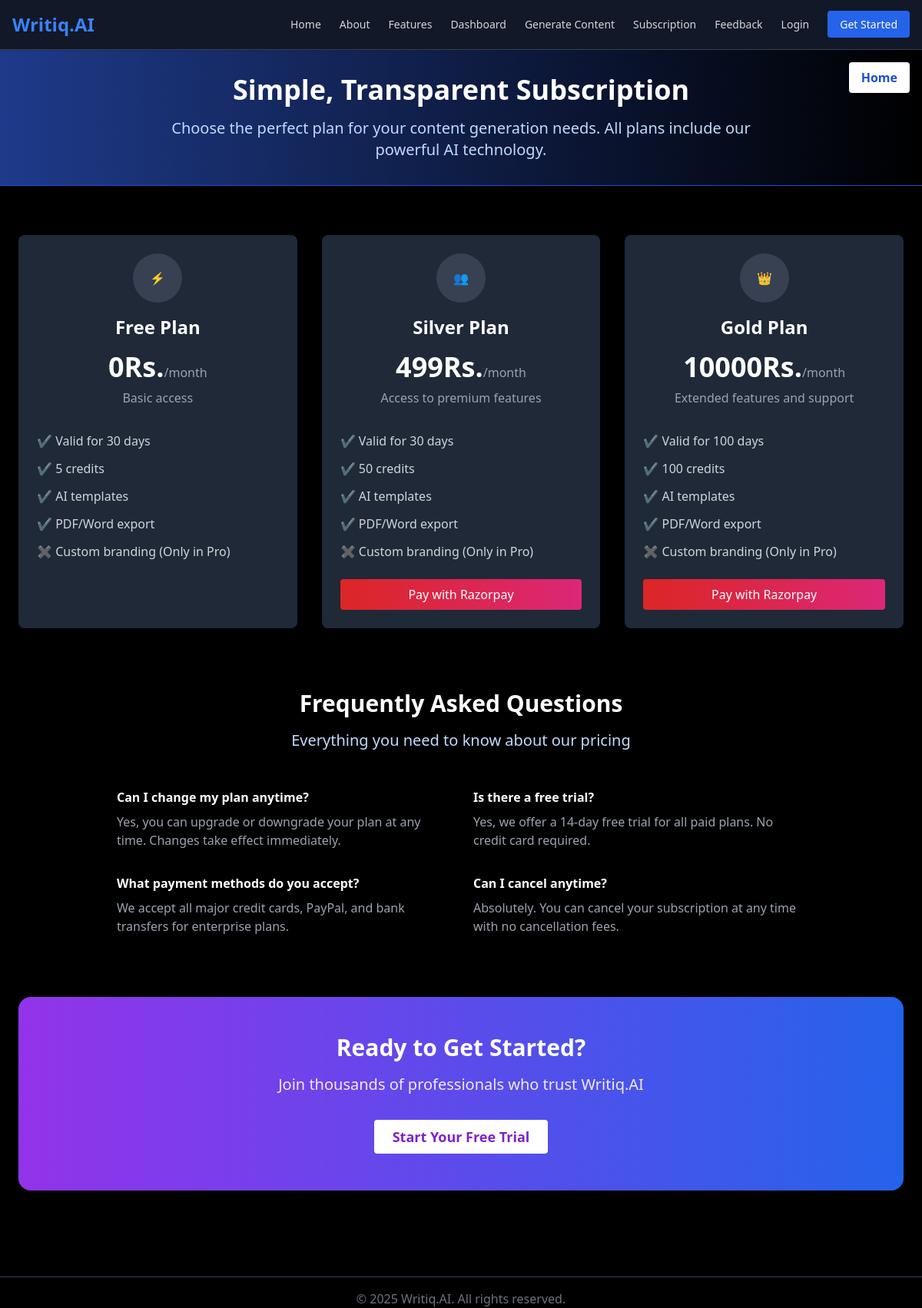
The page /pricing/ on the database its author committed.
### backoffice_engine/models.py (models this page shows, shortened)
class BaseModel(models.Model):
    id=models.AutoField(primary_key=True)
    created_at=models.DateTimeField(auto_now_add=True)
    updated_at = models.DateTimeField(auto_now=True)
    class Meta:
        abstract = True

class PlanDetails(BaseModel):
    name=models.CharField(max_length=255)
    description=models.TextField(null=True,blank=True)
    price=models.IntegerField(null=False,blank=False)
    duration_days=models.IntegerField(default=30)
    credit=models.IntegerField(null=False,blank=False)
    is_active = models.BooleanField(default=True)
    class Meta:
        db_table="Plan_Details"

### backoffice_engine/views.py (the view)
# urls.py: path('pricing/', views.pricing, name='pricing'),
def pricing(request):
    plans = PlanDetails.objects.all()
    return render(request, 'pricing.html', {'plans': plans})

### backoffice_engine/template/pricing.html (shortened to what this page needs)
{% extends "header_footer.html" %}
{% block content %}
{% load mathfilters %}
<body class="min-h-screen bg-gradient-to-br from-black via-gray-900 to-blue-950 text-white">
  <section class="bg-gradient-to-r from-blue-900 to-black border-b border-blue-700 relative">
    <div class="max-w-7xl mx-auto px-6 py-8">
      <a href="/" class="absolute top-4 right-4">
        <button class="bg-white text-blue-700 px-4 py-2 rounded hover:bg-blue-100 font-semibold">
          Home
        </button>
      </a>
      <div class="text-center">
        <h1 class="text-4xl font-bold mb-4">Simple, Transparent Subscription</h1>
        <p class="text-xl text-blue-200 max-w-3xl mx-auto">
          Choose the perfect plan for your content generation needs. All plans include our powerful AI technology.
        </p>
      </div>
    </div>
  </section>
  <main class="max-w-7xl mx-auto px-6 py-16">
    <div class="grid grid-cols-1 md:grid-cols-3 gap-8">
      {% for plan in plans %}
      <div class="{% if plan.name|lower == 'pro' %}bg-gray-900 ring-2 ring-blue-600 scale-105{% else %}bg-gray-800{% endif %} rounded-lg shadow-lg hover:shadow-xl transition duration-300 relative">
        <div class="text-center pt-6 pb-2">
          <div class="mx-auto mb-4 w-16 h-16 flex items-center justify-center {% if plan.name|lower == 'pro' %}bg-gradient-to-r from-purple-600 to-blue-600{% else %}bg-gray-700{% endif %} rounded-full">
            {% if plan.name|lower == 'free plan' %}⚡{% elif plan.name|lower == 'gold plan' %}👑{% else %}👥{% endif %}
          </div>
          <h2 class="text-2xl font-bold">{{ plan.name }}</h2>
          <div class="mt-4">
            <span class="text-4xl font-bold">{{ plan.price }}Rs.</span><span class="text-gray-400">/month</span>
          </div>
          <p class="mt-2 text-gray-400">{{ plan.description }}</p>
        </div>
        <div class="p-6">
          <ul class="space-y-3 text-gray-300">
            <li>✔ Valid for {{ plan.duration_days }} days</li>
            <li>✔ {{ plan.credit }} credits</li>
            <li>✔ AI templates</li>
            <li>✔ PDF/Word export</li>
            <li>✖ Custom branding (Only in Pro)</li>
          </ul>
          {% if plan.price != 0 %}
            {% if request.session.user_id %}
              {% if request.session.plan == plan.id %}
                <p class="mt-6 text-green-400 text-center font-semibold">Already Subscribed</p>
              {% else %}
                <form
                  class="text-center"
                  action="/payment_success/"
                  method="POST"
                >
                  {% csrf_token %}
                  <input type="hidden" name="plan" value="{{ plan.id }}">
                  <input type="hidden" name="user_id" value="{{ request.session.user_id }}">
                  <script
                    src="https://checkout.razorpay.com/v1/checkout.js"
                    data-key="rzp_test_5XiVCfLShv73N9"
                    data-amount="{{ plan.price|mul:100 }}"
                    data-currency="INR"
                    data-order_id="{{ payment.id }}"
                    data-buttontext="Pay with Razorpay"
                    data-name="Writiq.AI Payment"
                    data-url_root="https://eneqd3r9zrjok.x.pipedream.net/"
                    data-description="Online Content Generator"
                    data-image="/client_static/assets/images/shop/logo2.png"
                    data-prefill.name="SHREY"
                    data-prefill.email="solankishrey22@gmail.com"
                    data-theme.color="#F37254"
                  ></script>
                  <button type="button"
                    onclick="this.parentElement.querySelector('.razorpay-payment-button').click();"
                    class="w-full mt-4 bg-gradient-to-r from-red-600 to-pink-600 text-white py-2 rounded hover:from-red-700 hover:to-pink-700">
                    Pay with Razorpay
                  </button>
                  <style>
                    .razorpay-payment-button {
                      display: none !important;
                    }
                  </style>
                </form>
              {% endif %}
            {% else %}
              <button onclick="alert('Please log in to continue.')" class="w-full mt-6 bg-gradient-to-r from-red-600 to-pink-600 text-white py-2 rounded hover:from-red-700 hover:to-pink-700">
                Pay with Razorpay
              </button>
            {% endif %}
          {% endif %}
        </div>
      </div>
      {% endfor %}
    </div>
    <section class="mt-20 text-center">
      <h2 class="text-3xl font-bold mb-4">Frequently Asked Questions</h2>
      <p class="text-xl text-blue-200 mb-12">Everything you need to know about our pricing</p>
      <div class="max-w-4xl mx-auto grid grid-cols-1 md:grid-cols-2 gap-8 text-left">
        <div>
          <h3 class="font-semibold text-white mb-2">Can I change my plan anytime?</h3>
          <p class="text-gray-400">Yes, you can upgrade or downgrade your plan at any time. Changes take effect immediately.</p>
        </div>
        <div>
          <h3 class="font-semibold text-white mb-2">Is there a free trial?</h3>
          <p class="text-gray-400">Yes, we offer a 14‑day free trial for all paid plans. No credit card required.</p>
        </div>
        <div>
          <h3 class="font-semibold text-white mb-2">What payment methods do you accept?</h3>
          <p class="text-gray-400">We accept all major credit cards, PayPal, and bank transfers for enterprise plans.</p>
        </div>
        <div>
          <h3 class="font-semibold text-white mb-2">Can I cancel anytime?</h3>
          <p class="text-gray-400">Absolutely. You can cancel your subscription at any time with no cancellation fees.</p>
        </div>
      </div>
    </section>
    <section class="mt-20 bg-gradient-to-r from-purple-600 to-blue-600 rounded-2xl p-12 text-center">
      <h2 class="text-3xl font-bold text-white mb-4">Ready to Get Started?</h2>
      <p class="text-xl text-purple-100 mb-8">Join thousands of professionals who trust Writiq.AI</p>
      <a href="/signup">
        <button class="bg-white text-purple-700 hover:bg-gray-100 text-lg font-semibold py-2 px-6 rounded">
          Start Your Free Trial
        </button>
      </a>
    </section>
  </main>
</body>
{% endblock %}

### rows shown on the page
PlanDetails: name "Free Plan", price "0", description "Basic access", duration_days "30", credit "5"
PlanDetails: name "Silver Plan", price "499", description "Access to premium features", duration_days "30", credit "50", shows "Pay with Razorpay"
PlanDetails: name "Gold Plan", price "10000", description "Extended features and support", duration_days "100", credit "100", shows "Pay with Razorpay"
